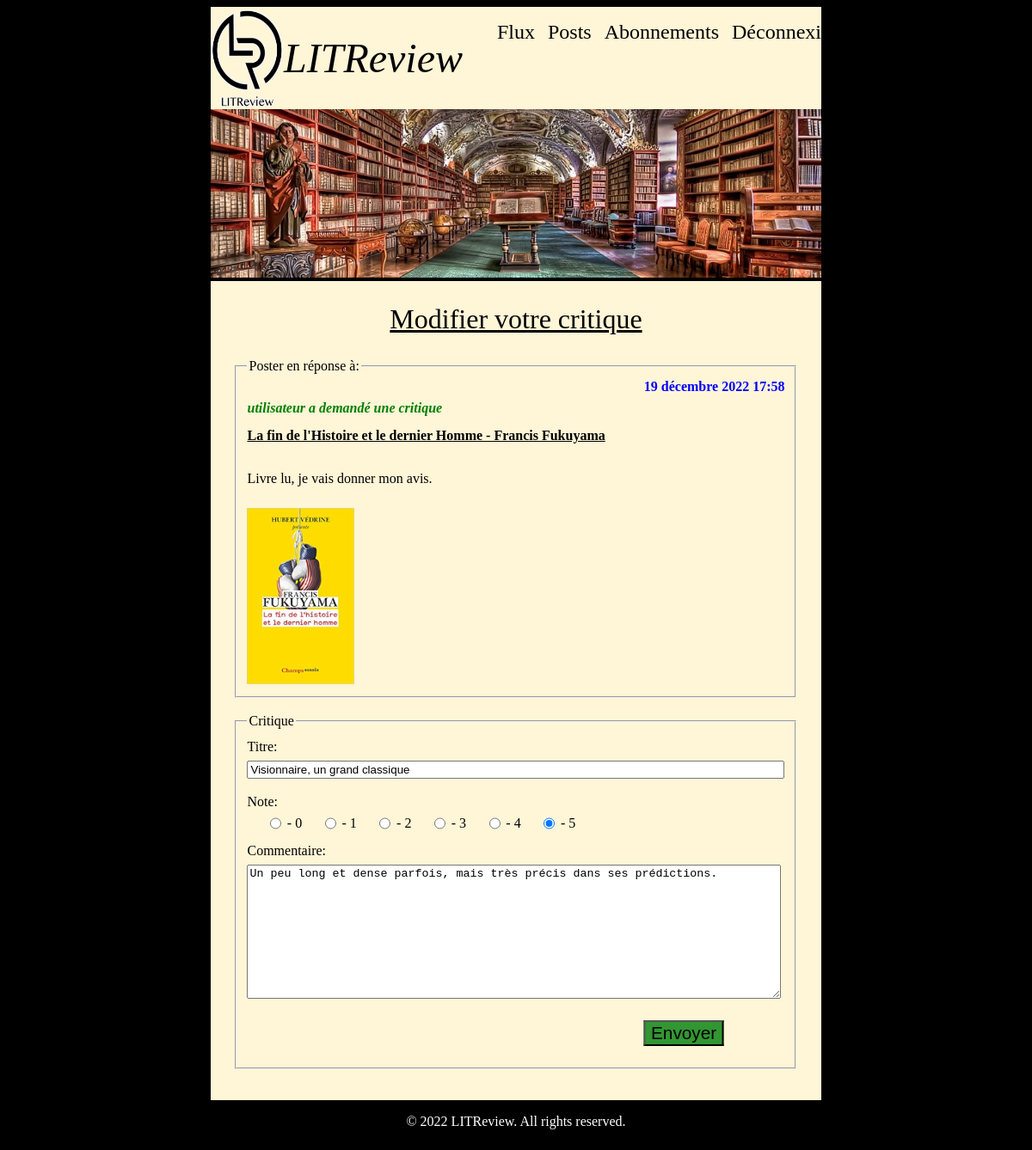
Page /review/update/2 (signed in) on the committed database.
### blog/models.py (models this page shows, shortened)
class Ticket(models.Model):
    user = models.ForeignKey(to=User, null=False, on_delete=models.CASCADE)
    title = models.fields.CharField(max_length=128)
    description = models.fields.CharField(max_length=2048, blank=True)
    time_created = models.DateTimeField(auto_now=True)
    image = models.ImageField(null=True, blank=True)

class User(AbstractUser):
    pass

class Review(models.Model):
    ticket = models.ForeignKey(to=Ticket, on_delete=models.CASCADE)
    rating = models.PositiveSmallIntegerField(validators=[
                                              MinValueValidator(0),
                                              MaxValueValidator(5)])
    user = models.ForeignKey(to=User, null=False, on_delete=models.CASCADE)
    headline = models.fields.CharField(max_length=128)
    body = models.fields.CharField(max_length=8192, blank=True)
    time_created = models.DateTimeField(auto_now=True)

### blog/views.py (the view, shortened to what this page needs)
# urls.py: path('review/update/<int:id>', views.review_update, name="review_update"),
@login_required
def review_update(request, id):
    current_user = request.user
    try:
        rev = Review.objects.get(id=id, user=current_user)
    except Review.DoesNotExist:
        return redirect("my_posts")
    form = forms.ReviewModifyForm()
    return render(request, 'blog/review_modify.html',
                  {'css_name': 'blog/review_modify.css',
                   'page_title': 'LITReview - Update review',
                   'nav_bar': 'true',
                   'form_add': form,
                   'tick_title': rev.ticket.title,
                   'tick_description': rev.ticket.description,
                   'tick_image_url': rev.ticket.image.url,
                   'tick_time_created': rev.ticket.time_created,
                   'tick_user': rev.ticket.user.username,
                   'rev_headline': rev.headline,
                   'rev_body': rev.body,
                   'review_id': id})

### blog/forms.py
class ReviewModifyForm(forms.Form):
    headline = forms.CharField(max_length=128)
    body = forms.CharField(max_length=8192)
    rating = forms.CharField(max_length=10)

### blog/templates/blog/review_modify.html (shortened to what this page needs)
{% extends 'blog/base.html' %}
{% block content %}
    <section id="my_container">
        <div id="form">
                <h2>Modifier votre critique</h2>
                <fieldset>
                    <legend>Poster en réponse à:</legend>
                    <div id="date_time">
                        {{ tick_time_created }}
                    </div>
                    <p id="asking">
                        {{ tick_user }} a demandé une critique
                    </p>
                    <p id="book_title">
                        {{ tick_title }}
                    </p>
                    <br />
                    <p>
                        {{ tick_description }}
                    </p>
                    <br />
                    <img src="{{ tick_image_url }}" id="book_img"/>
                </fieldset>
                <br />
            <form method="post" enctype="multipart/form-data" action="{% url 'review_update' review_id %}">
                <fieldset>
                    <legend>Critique</legend>
                    <label for="review_title">Titre:</label>
                    <input type="text" name="{{ form_add.headline.html_name }}" id="review_title" size="75"
                           maxlength="{{ form_add.headline.field.max_length }}" value="{{ rev_headline }}" required autofocus/>
                    <br />
                    <br />
                    Note:
                    <div id="radio_div">
                       <input type="radio" name="{{ form_add.rating.html_name }}" value="0" id="radio0"> <label for="radio0"> - 0</label>
                       <input type="radio" name="{{ form_add.rating.html_name }}" value="1" id="radio1"> <label for="radio1"> - 1</label>
                       <input type="radio" name="{{ form_add.rating.html_name }}" value="2" id="radio2"> <label for="radio2"> - 2</label>
                       <input type="radio" name="{{ form_add.rating.html_name }}" value="3" id="radio3" checked="yes"> <label for="radio3"> - 3</label>
                       <input type="radio" name="{{ form_add.rating.html_name }}" value="4" id="radio4"> <label for="radio4"> - 4</label>
                       <input type="radio" name="{{ form_add.rating.html_name }}" value="5" id="radio5" checked> <label for="radio5"> - 5</label>
                    </div>
                    <label for="review_comment">Commentaire:</label>
                    <textarea name="{{ form_add.body.html_name }}" id="review_comment" rows="10" cols="75"
                              maxlength="{{ form_add.body.field.max_length }}">{{ rev_body }}</textarea>
                    <br />
                    <br />
                    <br />
                    <button id="send_button" type="submit"> Envoyer </button>
                </fieldset>
                <br />
                <br />
            </form>
        </div>
    </section>
{% endblock %}

### blog/static/blog/review_modify.css (style rules this page uses)
#page_body { background-color: black; }
#book_img { border: none; width: 20%; }
#my_container { background-color: rgb(255,245,215); display: flex; flex-direction: row; justify-content: space-around; }
#form { background-color: rgb(255,245,215); display: table; }
#form p { display: table-row; line-height : 200%; }
#form label { display: table-cell; line-height : 200%; }
#form input { display: table-cell; }
#date_time { display: flex; flex-direction: row; justify-content: right; font-weight: bold; color: blue; }
#asking { font-weight: bold; font-style: italic; color: green; }
#book_title { font-weight: bold; text-decoration: underline; }
h2 { text-align: center; font-size: 2.0em; color: black; font-family: "Times New Roman", Times, serif; font-weight: normal; text-decoration: underline; }
input[type="radio"] { margin: 0 0.5em 0 2.0em; }
#send_button { font-size: 1.3em; transform: translate(500%, -50%); background-color: rgb(50,150,50); color: black; }
#radio_div { display: flex; flex-direction: row; }

### rows in the picture
Ticket: time_created "19 décembre 2022 17:58", title "La fin de l'Histoire et le dernier Homme - Francis Fukuyama", description "Livre lu, je vais donner mon avis."
User: username "utilisateur"
Review: headline "Visionnaire, un grand classique", body "Un peu long et dense parfois, mais très précis dans ses prédictions."
